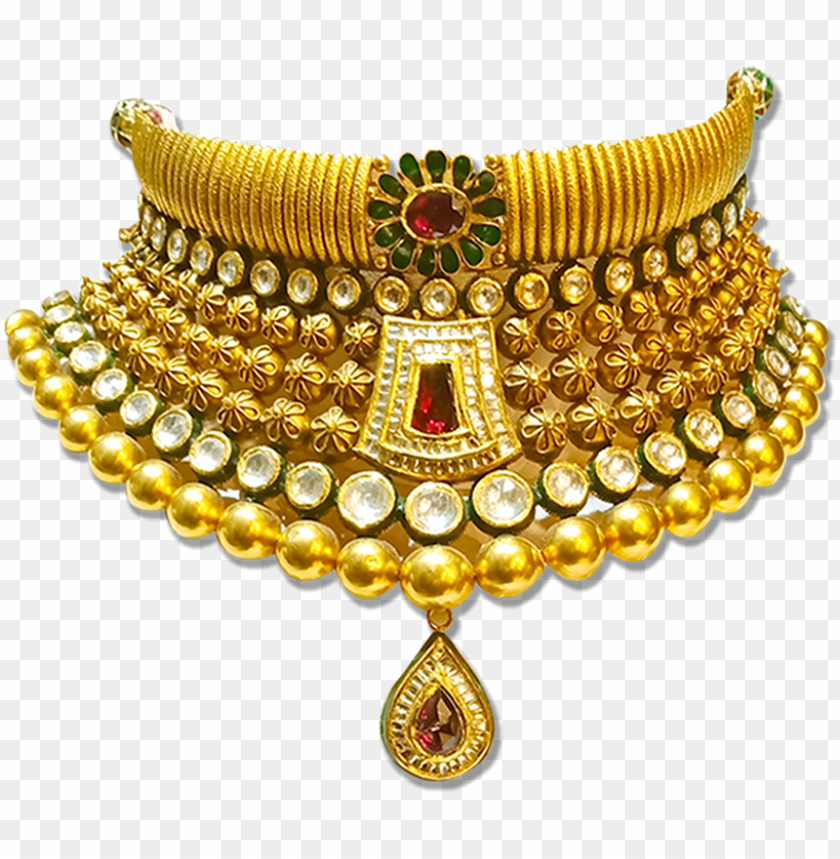
#> input picture jewelery.png, 840 x 859 px, found by its file name
$ jupyter execute --allow-errors Untitled2.ipynb
#> lines starting #> are read from the running program, lines starting #| are printed output that depends on the picture
[cell 1]
from google.colab import drive

drive.mount('/content/gdrive')

[cell 2]
import cv2
import face_recognition
from PIL import Image, ImageDraw
import numpy
from google.colab.patches import cv2_imshow

[cell 3]
#!pip install face_recognition

[cell 4]
jewel_img = cv2.imread("/content/gdrive/MyDrive/Colab Notebooks/jewelery.png")
#> jewel_img is the input picture: shape (859, 840, 3); mean B, G, R 160.9, 198.9, 215.7
frame = cv2.imread('/content/gdrive/MyDrive/Colab Notebooks/priyanka.jpeg')
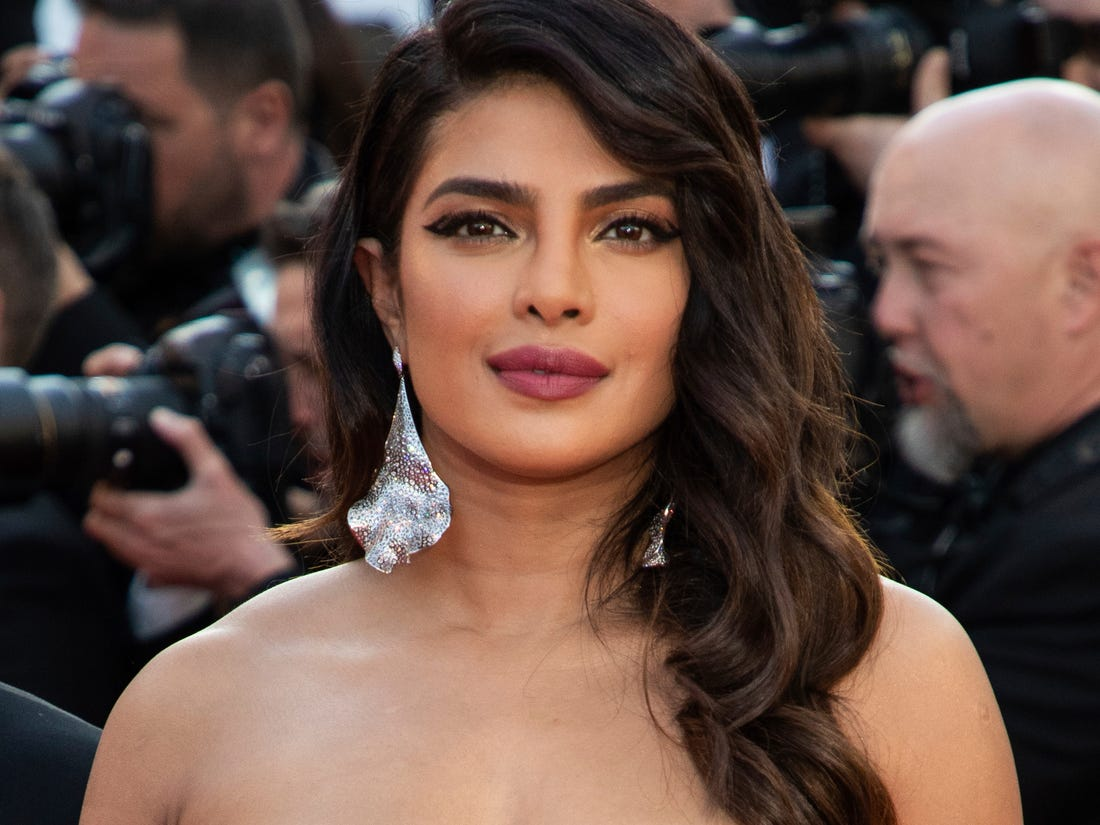
#> input picture priyanka.jpeg, 1100 x 825 px, found by its file name
#> frame is the input picture: shape (825, 1100, 3); mean B, G, R 66.8, 75.8, 99.1
frame = cv2.resize(frame,(432,576))
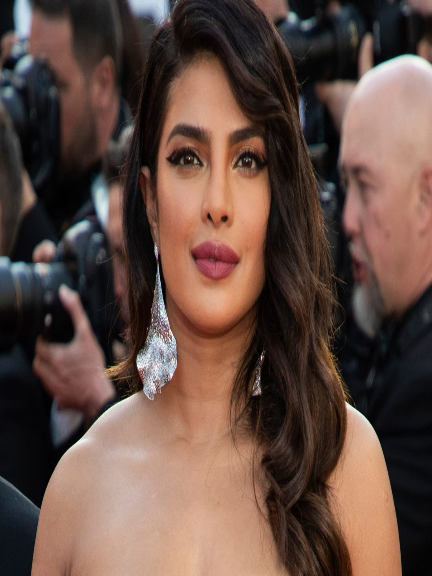
#> frame: shape (576, 432, 3); mean B, G, R 66.7, 75.7, 99

#> (a cell that did not finish here is left out)

#> (a cell that did not finish here is left out)

[cell 7]
color=str(input("enter priyanka's lip color, your options are red,green,purple"))
#> the answer given: 1
